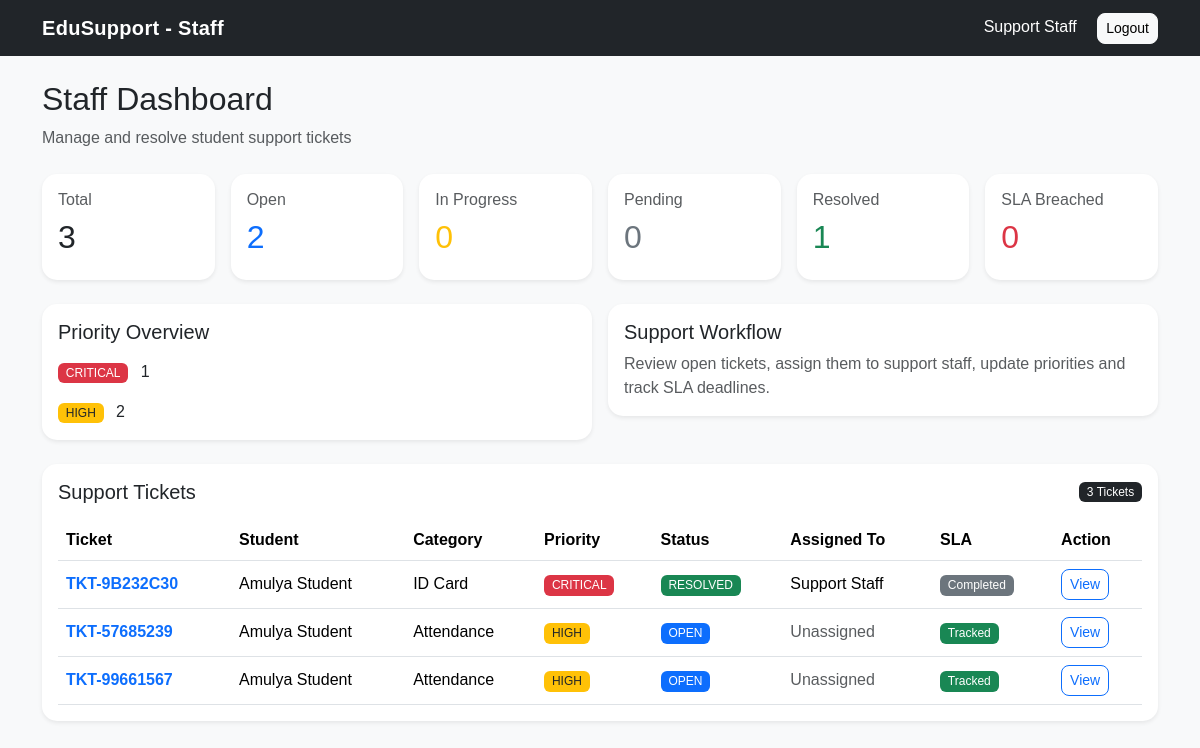
The app's page /staff-dashboard (signed in), older data.
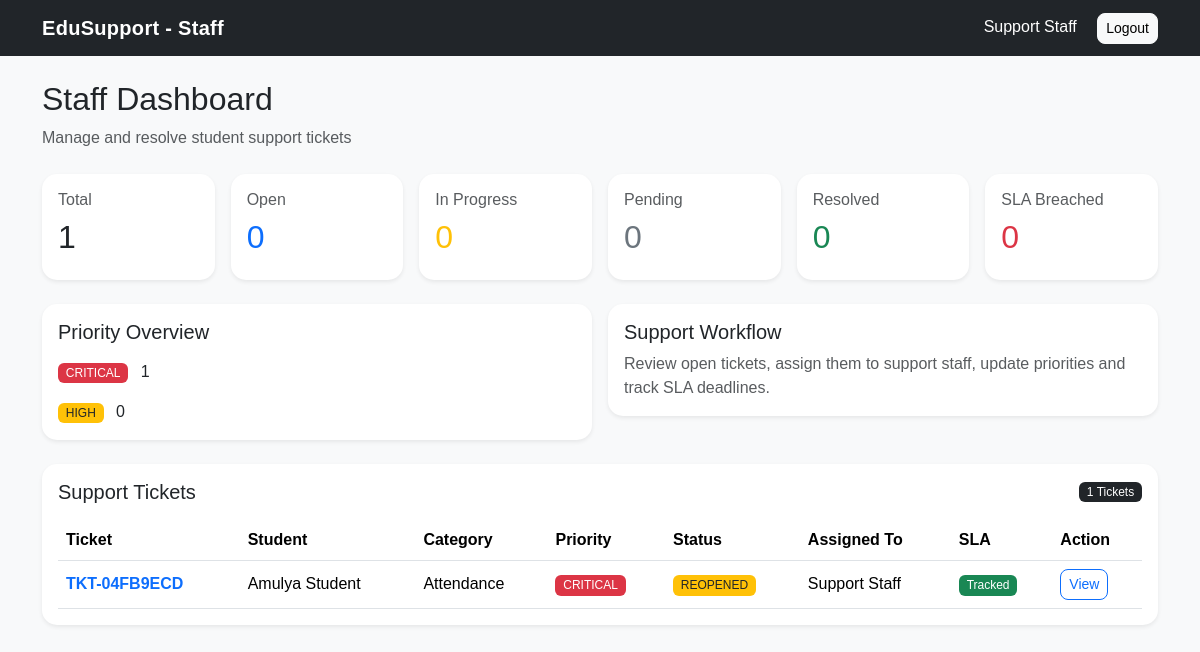
The same page, newer data.
### tables this page shows
CREATE TABLE users (
    id INTEGER PRIMARY KEY AUTOINCREMENT,
    name TEXT NOT NULL,
    email TEXT UNIQUE NOT NULL,
    password TEXT NOT NULL,
    role TEXT NOT NULL,
    department TEXT,
    created_at TIMESTAMP DEFAULT CURRENT_TIMESTAMP
);

CREATE TABLE tickets (
    id INTEGER PRIMARY KEY AUTOINCREMENT,
    ticket_number TEXT UNIQUE NOT NULL,
    student_id INTEGER NOT NULL,
    category TEXT NOT NULL,
    subject TEXT NOT NULL,
    description TEXT NOT NULL,
    priority TEXT NOT NULL,
    status TEXT DEFAULT 'OPEN',
    assigned_to INTEGER,
    created_at TIMESTAMP DEFAULT CURRENT_TIMESTAMP,
    due_at TIMESTAMP,
    resolved_at TIMESTAMP,
    closed_at TIMESTAMP,
    FOREIGN KEY(student_id) REFERENCES users(id),
    FOREIGN KEY(assigned_to) REFERENCES users(id)
);

### app.py (the view)
@app.route("/staff-dashboard")
def staff_dashboard():
    if "user_id" not in session:
        return redirect(url_for("login"))
    if session["role"] not in ["STAFF", "ADMIN"]:
        return "Access denied", 403
    conn = get_db()
    tickets = conn.execute("""
        SELECT
            t.*,
            u.name AS student_name,
            s.name AS assigned_name
        FROM tickets t
        JOIN users u
            ON t.student_id = u.id
        LEFT JOIN users s
            ON t.assigned_to = s.id
        ORDER BY
            CASE t.priority
                WHEN 'CRITICAL' THEN 1
                WHEN 'HIGH' THEN 2
                WHEN 'MEDIUM' THEN 3
                WHEN 'LOW' THEN 4
            END,
            t.created_at DESC
    """).fetchall()
    total = len(tickets)
    open_count = sum(
        1 for t in tickets
        if t["status"] == "OPEN"
    )
    assigned_count = sum(
        1 for t in tickets
        if t["status"] in ["ASSIGNED", "IN_PROGRESS"]
    )
    pending_count = sum(
        1 for t in tickets
        if t["status"] == "PENDING"
    )
    resolved_count = sum(
        1 for t in tickets
        if t["status"] in ["RESOLVED", "CLOSED"]
    )
    critical_count = sum(
        1 for t in tickets
        if t["priority"] == "CRITICAL"
    )
    high_count = sum(
        1 for t in tickets
        if t["priority"] == "HIGH"
    )
    from datetime import datetime
    sla_breached_count = 0
    for ticket in tickets:
        if ticket["due_at"]:
            due_date = datetime.fromisoformat(
                ticket["due_at"]
            )
            if (
                due_date < datetime.now()
                and ticket["status"]
                not in ["RESOLVED", "CLOSED"]
            ):
                sla_breached_count += 1
    conn.close()
    return render_template(
        "staff_dashboard.html",
        tickets=tickets,
        total=total,
        open_count=open_count,
        assigned_count=assigned_count,
        pending_count=pending_count,
        resolved_count=resolved_count,
        critical_count=critical_count,
        high_count=high_count,
        sla_breached_count=sla_breached_count
    )

### app.py (called while the page is built)
def get_db():
    conn = sqlite3.connect(DATABASE)
    conn.row_factory = sqlite3.Row
    return conn

### templates/staff_dashboard.html (shortened to what this page needs)
<!DOCTYPE html>
<html>
<head>
    <link
        href="https://cdn.jsdelivr.net/npm/bootstrap@5.3.3/dist/css/bootstrap.min.css"
        rel="stylesheet">
    <link
        rel="stylesheet"
        href="{{ url_for('static', filename='style.css') }}">
</head>
<body class="bg-light">
<nav class="navbar navbar-dark bg-dark">
    <div class="container">
        <span class="navbar-brand fw-bold">
            EduSupport - Staff
        </span>
        <div>
            <span class="text-white me-3">
                {{ session["name"] }}
            </span>
            <a
                href="{{ url_for('logout') }}"
                class="btn btn-light btn-sm">
                Logout
            </a>
        </div>
    </div>
</nav>
<div class="container mt-4">
    <div class="mb-4">
        <h2>Staff Dashboard</h2>
        <p class="text-muted">
            Manage and resolve student support tickets
        </p>
    </div>
    <div class="row g-3 mb-4">
        <div class="col-md-4 col-lg-2">
            <div class="card shadow-sm border-0 h-100">
                <div class="card-body">
                    <h6 class="text-muted">
                        Total
                    </h6>
                    <h2>
                        {{ total }}
                    </h2>
                </div>
            </div>
        </div>
        <div class="col-md-4 col-lg-2">
            <div class="card shadow-sm border-0 h-100">
                <div class="card-body">
                    <h6 class="text-muted">
                        Open
                    </h6>
                    <h2 class="text-primary">
                        {{ open_count }}
                    </h2>
                </div>
            </div>
        </div>
        <div class="col-md-4 col-lg-2">
            <div class="card shadow-sm border-0 h-100">
                <div class="card-body">
                    <h6 class="text-muted">
                        In Progress
                    </h6>
                    <h2 class="text-warning">
                        {{ assigned_count }}
                    </h2>
                </div>
            </div>
        </div>
        <div class="col-md-4 col-lg-2">
            <div class="card shadow-sm border-0 h-100">
                <div class="card-body">
                    <h6 class="text-muted">
                        Pending
                    </h6>
                    <h2 class="text-secondary">
                        {{ pending_count }}
                    </h2>
                </div>
            </div>
        </div>
        <div class="col-md-4 col-lg-2">
            <div class="card shadow-sm border-0 h-100">
                <div class="card-body">
                    <h6 class="text-muted">
                        Resolved
                    </h6>
                    <h2 class="text-success">
                        {{ resolved_count }}
                    </h2>
                </div>
            </div>
        </div>
        <div class="col-md-4 col-lg-2">
            <div class="card shadow-sm border-0 h-100">
                <div class="card-body">
                    <h6 class="text-muted">
                        SLA Breached
                    </h6>
                    <h2 class="text-danger">
                        {{ sla_breached_count }}
                    </h2>
                </div>
            </div>
        </div>
    </div>
    <div class="row g-3 mb-4">
        <div class="col-md-6">
            <div class="card shadow-sm border-0">
                <div class="card-body">
                    <h5>
                        Priority Overview
                    </h5>
                    <div class="mt-3">
                        <span class="badge bg-danger me-2">
                            CRITICAL
                        </span>
                        {{ critical_count }}
                    </div>
                    <div class="mt-3">
                        <span class="badge bg-warning text-dark me-2">
                            HIGH
                        </span>
                        {{ high_count }}
                    </div>
                </div>
            </div>
        </div>
        <div class="col-md-6">
            <div class="card shadow-sm border-0">
                <div class="card-body">
                    <h5>
                        Support Workflow
                    </h5>
                    <p class="text-muted mb-0">
                        Review open tickets, assign them to
                        support staff, update priorities and
                        track SLA deadlines.
                    </p>
                </div>
            </div>
        </div>
    </div>
    <div class="card shadow-sm border-0">
        <div class="card-body">
            <div class="d-flex justify-content-between align-items-center mb-3">
                <h5 class="mb-0">
                    Support Tickets
                </h5>
                <span class="badge bg-dark">
                    {{ total }} Tickets
                </span>
            </div>
            <div class="table-responsive">
                <table class="table table-hover align-middle">
                    <thead>
                        <tr>
                            <th>Ticket</th>
                            <th>Student</th>
                            <th>Category</th>
                            <th>Priority</th>
                            <th>Status</th>
                            <th>Assigned To</th>
                            <th>SLA</th>
                            <th>Action</th>
                        </tr>
                    </thead>
                    <tbody>
                    {% for ticket in tickets %}
                        <tr>
                            <td>
                                <a
                                    href="{{ url_for('ticket_detail', ticket_id=ticket['id']) }}"
                                    class="fw-bold text-decoration-none">
                                    {{ ticket["ticket_number"] }}
                                </a>
                            </td>
                            <td>
                                {{ ticket["student_name"] }}
                            </td>
                            <td>
                                {{ ticket["category"] }}
                            </td>
                            <td>
                                {% if ticket["priority"] == "CRITICAL" %}
                                    <span class="badge bg-danger">
                                        CRITICAL
                                    </span>
                                {% elif ticket["priority"] == "HIGH" %}
                                    <span class="badge bg-warning text-dark">
                                        HIGH
                                    </span>
                                {% elif ticket["priority"] == "MEDIUM" %}
                                    <span class="badge bg-info text-dark">
                                        MEDIUM
                                    </span>
                                {% else %}
                                    <span class="badge bg-secondary">
                                        LOW
                                    </span>
                                {% endif %}
                            </td>
                            <td>
                                {% if ticket["status"] == "OPEN" %}
                                    <span class="badge bg-primary">
                                        OPEN
                                    </span>
                                {% elif ticket["status"] == "ASSIGNED" %}
                                    <span class="badge bg-info text-dark">
                                        ASSIGNED
                                    </span>
                                {% elif ticket["status"] == "IN_PROGRESS" %}
                                    <span class="badge bg-warning text-dark">
                                        IN PROGRESS
                                    </span>
                                {% elif ticket["status"] == "PENDING" %}
                                    <span class="badge bg-secondary">
                                        PENDING
                                    </span>
                                {% elif ticket["status"] == "RESOLVED" %}
                                    <span class="badge bg-success">
                                        RESOLVED
                                    </span>
                                {% elif ticket["status"] == "CLOSED" %}
                                    <span class="badge bg-dark">
                                        CLOSED
                                    </span>
                                {% elif ticket["status"] == "REOPENED" %}
                                    <span class="badge bg-warning text-dark">
                                        REOPENED
                                    </span>
                                {% endif %}
                            </td>
                            <td>
                                {% if ticket["assigned_name"] %}
                                    {{ ticket["assigned_name"] }}
                                {% else %}
                                    <span class="text-muted">
                                        Unassigned
                                    </span>
                                {% endif %}
                            </td>
                            <td>
                                {% if ticket["due_at"] %}
                                    {% if ticket["status"] not in ["RESOLVED", "CLOSED"] %}
                                        <span class="badge bg-success">
                                            Tracked
                                        </span>
                                    {% else %}
                                        <span class="badge bg-secondary">
                                            Completed
                                        </span>
                                    {% endif %}
                                {% endif %}
                            </td>
                            <td>
                                <a
                                    href="{{ url_for('ticket_detail', ticket_id=ticket['id']) }}"
                                    class="btn btn-sm btn-outline-primary">
                                    View
                                </a>
                            </td>
                        </tr>
                    {% endfor %}
                    </tbody>
                </table>
            </div>
        </div>
    </div>
</div>
</body>
</html>

### static/style.css (style rules this page uses)
body { font-family: Arial, sans-serif; background-color: #f8f9fa; }
.card { border-radius: 15px; }
.navbar-brand { letter-spacing: 0.3px; }
.table { margin-bottom: 0; }
.table th { white-space: nowrap; }
.badge { font-weight: 500; }
.btn { border-radius: 8px; }

Row changes from the older to the newer data that the page shows:
removed tickets: ticket_number "TKT-9B232C30", student_name "Amulya Student", category "ID Card", priority "CRITICAL", status "RESOLVED", assigned_name "Support Staff"
removed tickets: ticket_number "TKT-57685239", student_name "Amulya Student", category "Attendance", priority "HIGH", status "OPEN", shows "Unassigned"
removed tickets: ticket_number "TKT-99661567", student_name "Amulya Student", category "Attendance", priority "HIGH", status "OPEN", shows "Unassigned"
added tickets: ticket_number "TKT-04FB9ECD", student_name "Amulya Student", category "Attendance", priority "CRITICAL", status "REOPENED", assigned_name "Support Staff"
Text that changed along with them:
{{ total }}: "3" → "1"
{{ open_count }}: "2" → "0"
{{ resolved_count }}: "1" → "0"
{{ high_count }}: "2" → "0"
